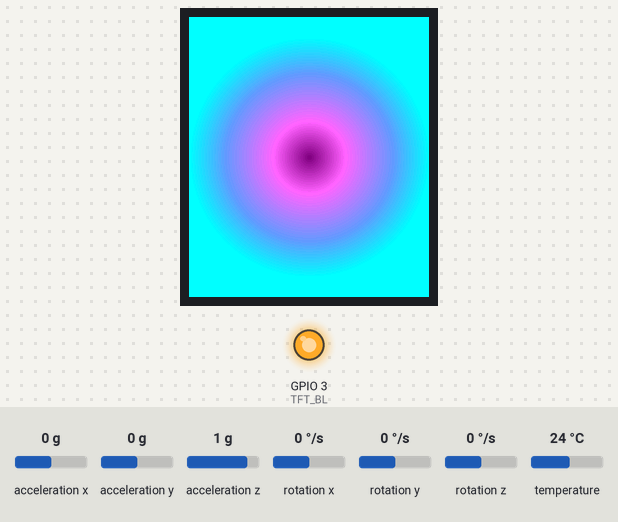
A sketch run on a simulated ESP32-C3. On the bench: 240×280 colour display, output pins drawn as LEDs (lit = HIGH). The test bench sets the inputs (shaded band); at power-on: rotation x 0 °/s, rotation y 0 °/s, acceleration x 0 g, acceleration y 0 g, acceleration z 1 g, rotation z 0 °/s, temperature 24 °C. What the sketch prints to the serial monitor is not drawn.

Above: at 1.6 s.
1.7 s: rotation x set to -192 °/s
At 3.03 s:
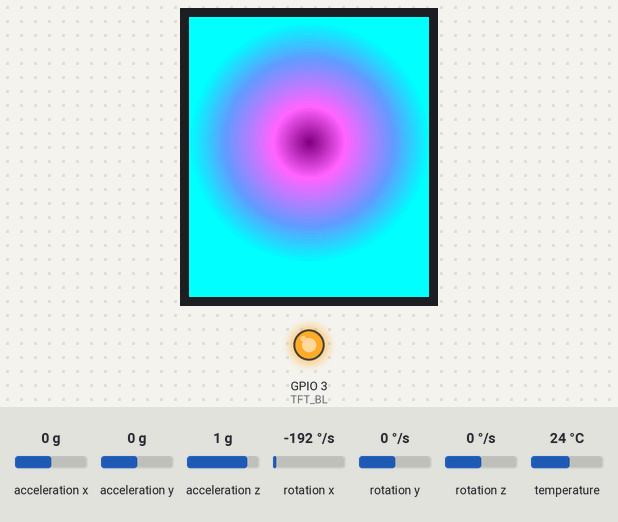
3.6 s: rotation y set to -100 °/s
At 4.0 s:
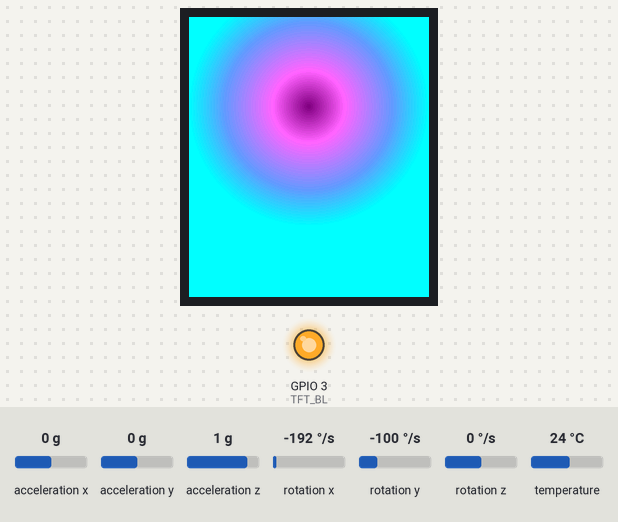
5.3 s: rotation y set to -192 °/s
At 5.74 s:
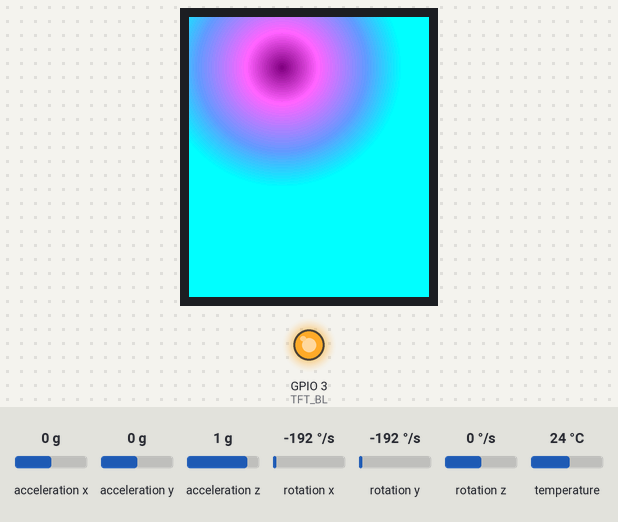
Timing chart, 0 to 8.3 s (numbered marks = the images above; inputs shaded):
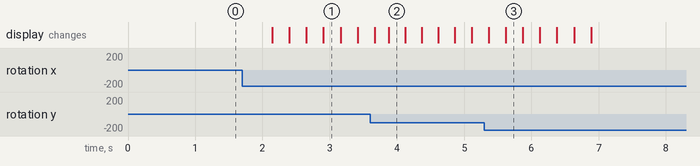

The sketch:

fusion.ino
```cpp
#include <Adafruit_GFX.h>
#include <Adafruit_ST7789.h>
#include <SPI.h>
#include <Wire.h>
#include <Adafruit_MPU6050.h>
#include <Adafruit_Sensor.h>

// === Custom I2C Pins ===
#define I2C_SDA 8
#define I2C_SCL 9

// === Pin Definitions ===
#define TFT_CS     4
#define TFT_RST    5
#define TFT_DC     7
#define TFT_SCLK   6
#define TFT_MOSI   10
#define TFT_BL     3  // Backlight pin

// === Display Setup ===
Adafruit_ST7789 tft = Adafruit_ST7789(TFT_CS, TFT_DC, TFT_RST);

// === MPU6050 Setup ===
Adafruit_MPU6050 mpu;

// === Screen and Physics Settings ===
const int SCREEN_WIDTH = 240;
const int SCREEN_HEIGHT = 280;

// Gradient center point (can be moved by gyro)
float centerX = SCREEN_WIDTH / 2.0;
float centerY = SCREEN_HEIGHT / 2.0;

// Maximum radius for the gradient
const int maxRadius = min(SCREEN_WIDTH, SCREEN_HEIGHT) / 2;

// Gyro sensitivity and smoothing
float gyroSensitivity = 0.5;
float centerXVel = 0;
float centerYVel = 0;
float damping = 0.95; // Velocity damping factor

void setup() {
  Serial.begin(115200);
  Serial.println("ESP32-C3 Interactive Radial Gradient");

  // Initialize custom I2C pins
  Wire.begin(I2C_SDA, I2C_SCL);

  // Initialize backlight
  pinMode(TFT_BL, OUTPUT);
  digitalWrite(TFT_BL, HIGH);

  // Initialize SPI and backlight
  SPI.begin(TFT_SCLK, -1, TFT_MOSI, -1);
  pinMode(TFT_BL, OUTPUT);
  digitalWrite(TFT_BL, HIGH);

  // Initialize display
  tft.init(SCREEN_WIDTH, SCREEN_HEIGHT);
  tft.setRotation(0);
  tft.fillScreen(ST77XX_RED);


  // Initialize MPU6050
  if (!mpu.begin()) {
    Serial.println("Failed to find MPU6050 chip");
    while (1) {
      delay(10);
    }
  }
  Serial.println("MPU6050 Found!");

  // Configure MPU6050
  mpu.setAccelerometerRange(MPU6050_RANGE_8_G);
  mpu.setGyroRange(MPU6050_RANGE_500_DEG);
  mpu.setFilterBandwidth(MPU6050_BAND_21_HZ);

  Serial.println("Drawing initial gradient...");
  drawRadialGradient();
  Serial.println("Ready! Tilt the device to move the gradient center.");
}

void loop() {
  // Read gyroscope data
  sensors_event_t a, g, temp;
  mpu.getEvent(&a, &g, &temp);

  // Apply gyroscope input to center velocity
  centerXVel += g.gyro.y * gyroSensitivity; // Pitch affects X
  centerYVel += g.gyro.x * gyroSensitivity; // Roll affects Y

  // Apply damping to velocity
  centerXVel *= damping;
  centerYVel *= damping;

  // Update center position
  centerX += centerXVel;
  centerY += centerYVel;

  // Keep center within screen bounds with some padding
  int padding = 50;
  centerX = constrain(centerX, padding, SCREEN_WIDTH - padding);
  centerY = constrain(centerY, padding, SCREEN_HEIGHT - padding);

  // Redraw gradient with new center
  drawRadialGradient();

  // Small delay to prevent overwhelming the display
  delay(50);
}

void drawRadialGradient() {
  // Draw the gradient by calculating each pixel's distance from center
  for (int y = 0; y < SCREEN_HEIGHT; y++) {
    for (int x = 0; x < SCREEN_WIDTH; x++) {
      // Calculate distance from current center
      float dx = x - centerX;
      float dy = y - centerY;
      float distance = sqrt(dx * dx + dy * dy);

      // Normalize distance to 0-1 range
      float normalizedDistance = distance / maxRadius;
      if (normalizedDistance > 1.0) normalizedDistance = 1.0;

      // Create color based on distance
      uint16_t color = calculateGradientColor(normalizedDistance);

      // Draw the pixel
      tft.drawPixel(x, y, color);
    }
  }
}

uint16_t calculateGradientColor(float t) {
  // Create a dynamic gradient that shifts based on gyro
  // Base gradient: purple center to cyan edge
  uint8_t r, g, b;

  if (t < 0.3) {
    // Inner core: deep purple to magenta
    float localT = t / 0.3;
    r = (uint8_t)(128 + localT * 127);
    g = (uint8_t)(0 + localT * 100);
    b = (uint8_t)(128 + localT * 127);
  } else if (t < 0.7) {
    // Middle ring: magenta to blue
    float localT = (t - 0.3) / 0.4;
    r = (uint8_t)(255 - localT * 155);
    g = (uint8_t)(100 + localT * 55);
    b = (uint8_t)(255);
  } else {
    // Outer ring: blue to cyan
    float localT = (t - 0.7) / 0.3;
    r = (uint8_t)(100 - localT * 100);
    g = (uint8_t)(155 + localT * 100);
    b = (uint8_t)(255);
  }

  // Convert RGB to 565 format
  return ((r & 0xF8) << 8) | ((g & 0xFC) << 3) | (b >> 3);
}

// Alternative: Motion-reactive gradient
uint16_t calculateMotionGradient(float t) {
  // Create a gradient that changes color based on motion intensity
  float motionIntensity = sqrt(centerXVel * centerXVel + centerYVel * centerYVel);
  motionIntensity = constrain(motionIntensity, 0, 2.0) / 2.0; // Normalize

  uint8_t r, g, b;

  // Base color shifts with motion
  float hue = motionIntensity * 360.0 + t * 60.0; // Motion affects base hue
  float saturation = 1.0 - t * 0.3; // Decrease saturation towards edge
  float value = 1.0 - t * 0.5; // Decrease brightness towards edge

  hsvToRgb(hue, saturation, value, &r, &g, &b);

  return ((r & 0xF8) << 8) | ((g & 0xFC) << 3) | (b >> 3);
}

void hsvToRgb(float h, float s, float v, uint8_t* r, uint8_t* g, uint8_t* b) {
  // Normalize hue to 0-360 range
  while (h >= 360.0) h -= 360.0;
  while (h < 0.0) h += 360.0;

  float c = v * s;
  float x = c * (1 - abs(fmod(h / 60.0, 2) - 1));
  float m = v - c;

  float rPrime, gPrime, bPrime;

  if (h >= 0 && h < 60) {
    rPrime = c; gPrime = x; bPrime = 0;
  } else if (h >= 60 && h < 120) {
    rPrime = x; gPrime = c; bPrime = 0;
  } else if (h >= 120 && h < 180) {
    rPrime = 0; gPrime = c; bPrime = x;
  } else if (h >= 180 && h < 240) {
    rPrime = 0; gPrime = x; bPrime = c;
  } else if (h >= 240 && h < 300) {
    rPrime = x; gPrime = 0; bPrime = c;
  } else {
    rPrime = c; gPrime = 0; bPrime = x;
  }

  *r = (uint8_t)((rPrime + m) * 255);
  *g = (uint8_t)((gPrime + m) * 255);
  *b = (uint8_t)((bPrime + m) * 255);
}
```

Measured:
- after the input at 1.7 s, the display: first changes after 0.45 s (image 1 shows a later state)
